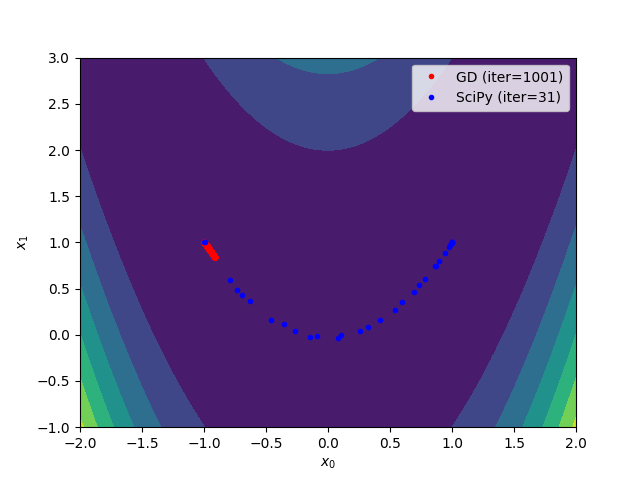

The script that drew this image:
import numpy as np
import matplotlib.pyplot as plt
from scipy.optimize import minimize

if __name__ == '__main__':
    # Define a cost function and its gradient
    f   = lambda x: (1 - x[0])**2 + 100*(x[1] - x[0]**2)**2
    fd  = lambda x: np.array([2*(x[0] - 1) - 400*x[0]*(x[1] - x[0]**2), 200*(x[1] - x[0]**2)]) # TODO: Fill the gradient vector as [df / dx[0], df / dx[1]]

    # Define the configuration
    x_init = [-1, 1]   # Please try other initial points
    learn_rate = 0.0001 # Please try 0.01, 0.005, and 0.0001
    max_iter = 1000   # Please try 100, 1000, and 100000
    min_tol = 1e-6

    # Optimize the cost function using my gradient descent
    x = np.array(x_init)
    gd_xs = [x]
    for i in range(max_iter):
        # Perform the gradient descent
        xp = x
        x = x - learn_rate * fd(x)
        gd_xs.append(x)

        # Check the terminal condition
        if np.linalg.norm(x - xp) < min_tol:
            break
    gd_xs = np.array(gd_xs)

    # Optimize the cost function using SciPy
    result = minimize(f, x_init, tol=min_tol, options={'maxiter': max_iter, 'return_all': True})
    sp_xs = np.array(result.allvecs)

    # Visualize the results
    x_range = np.linspace(-2, 2, 100)
    y_range = np.linspace(-1, 3, 100)
    xx, yy = np.meshgrid(x_range, y_range)
    zz = f((xx, yy))
    plt.contourf(xx, yy, zz)
    plt.plot(gd_xs[:,0], gd_xs[:,1], 'r.', label=f'GD (iter={len(gd_xs)})')
    plt.plot(sp_xs[:,0], sp_xs[:,1], 'b.', label=f'SciPy (iter={result.nit})')
    plt.xlabel('$x_0$')
    plt.ylabel('$x_1$')
    plt.legend()
    plt.show()
